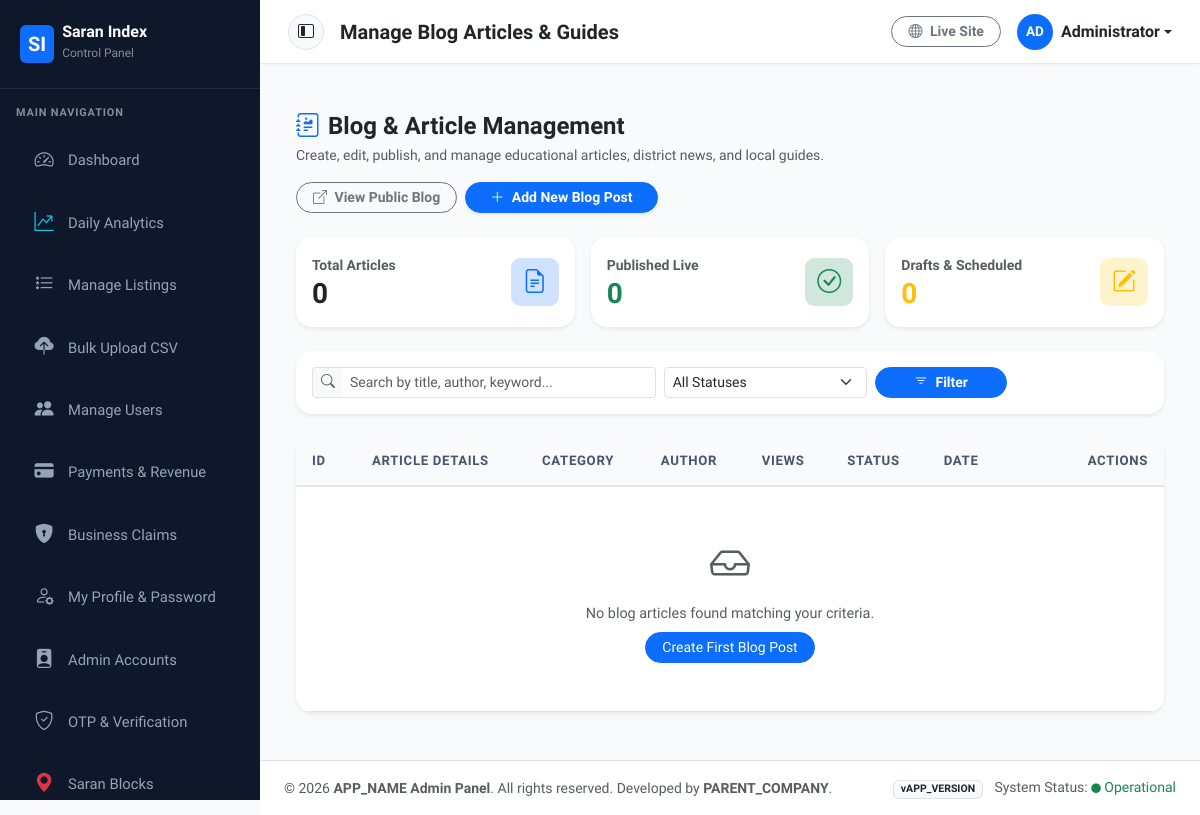
The app's page /admin/blogs.php (signed in), older data.
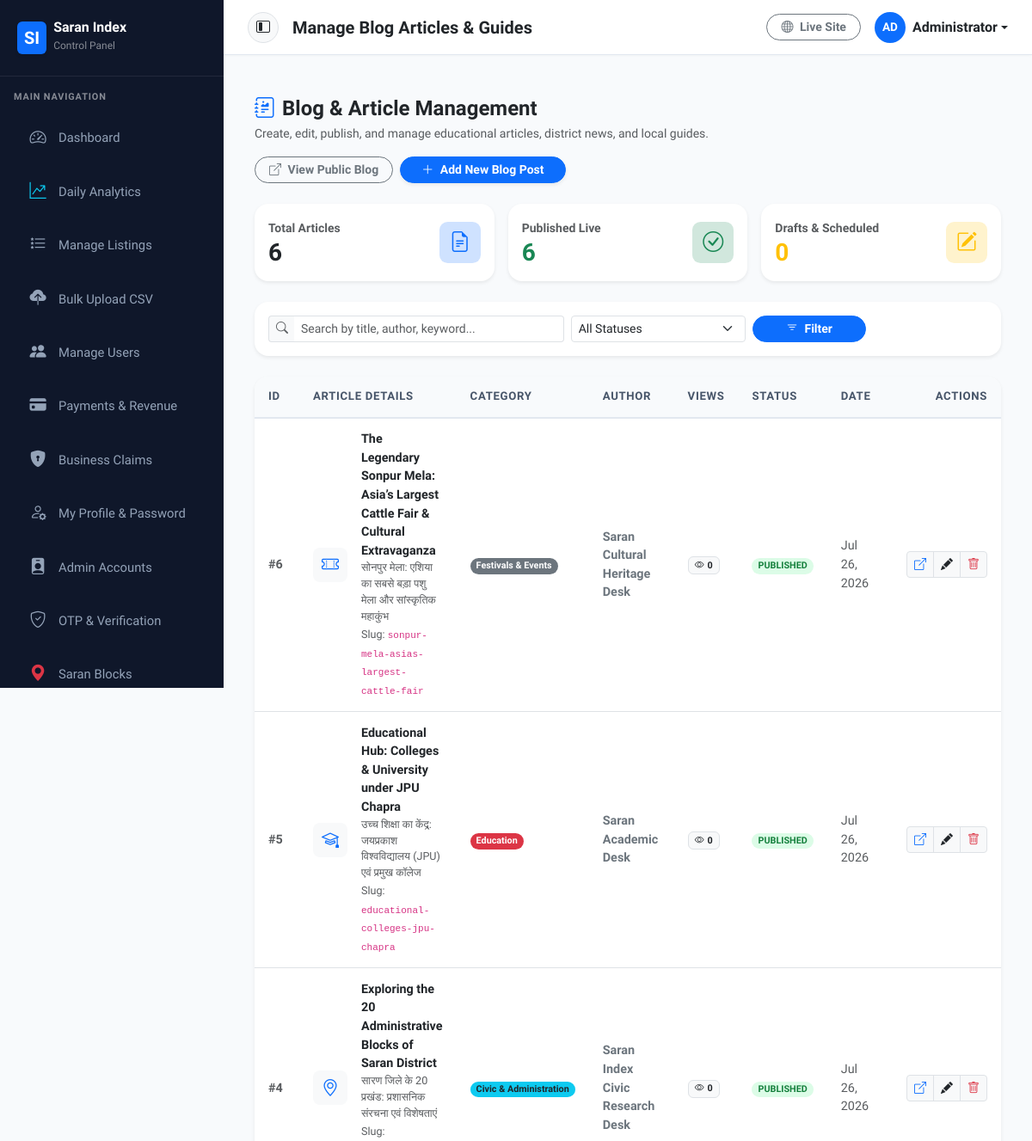
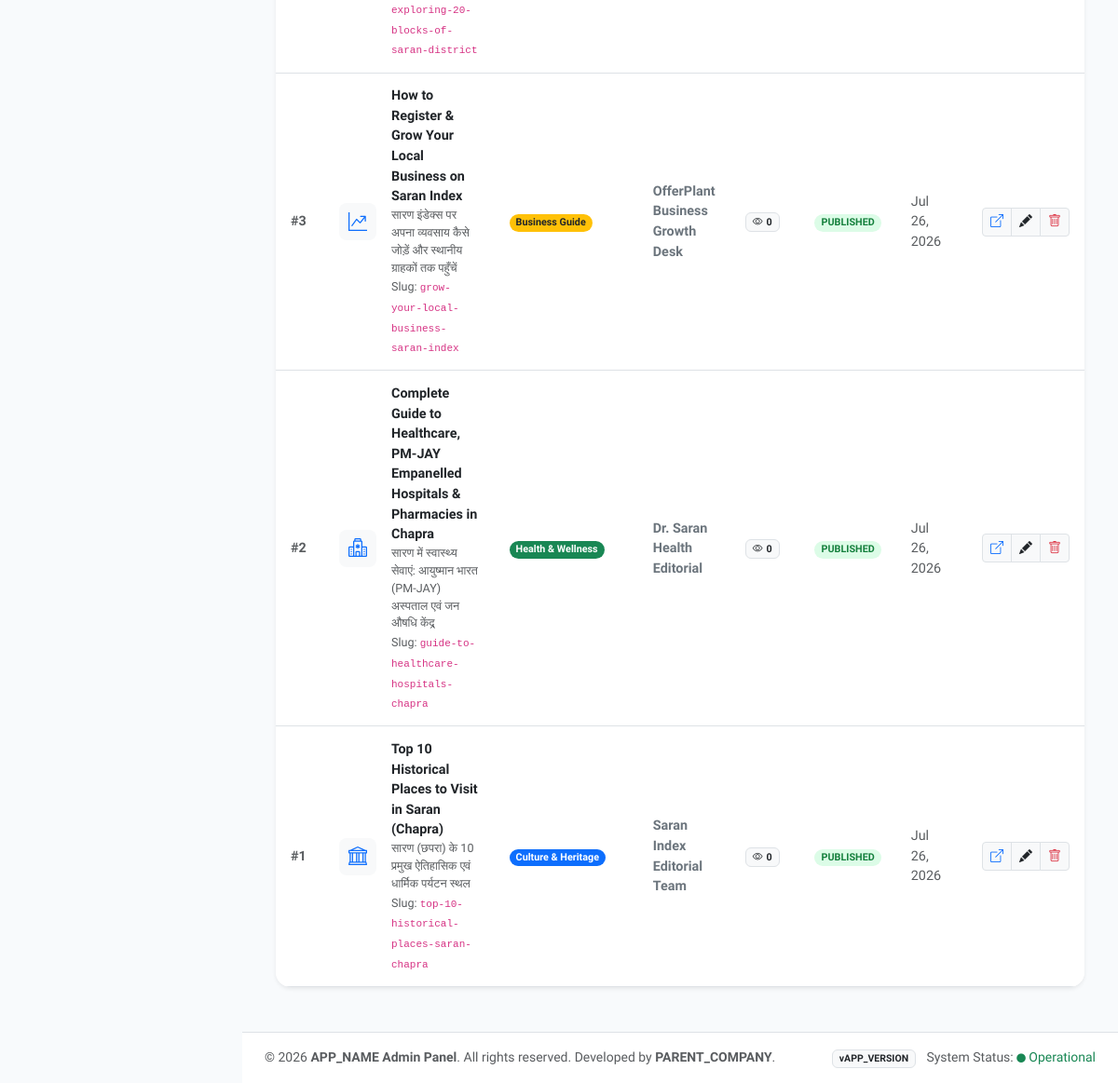
The same page, newer data (2 pictures, top to bottom).
### tables this page shows
CREATE TABLE IF NOT EXISTS `blogs` (
    `id` INT AUTO_INCREMENT PRIMARY KEY,
    `title` VARCHAR(255) NOT NULL,
    `title_hindi` VARCHAR(255) DEFAULT NULL,
    `slug` VARCHAR(255) NOT NULL UNIQUE,
    `category` VARCHAR(100) DEFAULT 'General',
    `category_hindi` VARCHAR(100) DEFAULT NULL,
    `summary` TEXT DEFAULT NULL,
    `summary_hindi` TEXT DEFAULT NULL,
    `content` LONGTEXT DEFAULT NULL,
    `content_hindi` LONGTEXT DEFAULT NULL,
    `author` VARCHAR(100) DEFAULT 'Saran Index Editorial',
    `featured_image` VARCHAR(255) DEFAULT NULL,
    `icon` VARCHAR(50) DEFAULT 'bi-journal-text',
    `badge_class` VARCHAR(100) DEFAULT 'bg-primary',
    `read_time` VARCHAR(50) DEFAULT '5 min read',
    `views` INT DEFAULT 0,
    `status` ENUM('PUBLISHED', 'DRAFT', 'ARCHIVED') DEFAULT 'PUBLISHED',
    `published_at` DATETIME DEFAULT CURRENT_TIMESTAMP,
    `created_at` DATETIME DEFAULT CURRENT_TIMESTAMP,
    `updated_at` DATETIME DEFAULT CURRENT_TIMESTAMP ON UPDATE CURRENT_TIMESTAMP,
    KEY `idx_blogs_status` (`status`),
    KEY `idx_blogs_slug` (`slug`),
    KEY `idx_blogs_category` (`category`)
);

### admin/blogs.php (the view, shortened to what the rows shown need)
<?php
require_once __DIR__ . '/includes/header.php';
$db = getDB();
$where = ["1=1"];
$params = [];
$where_sql = implode(' AND ', $where);
$blogs = [];
if ($db) {
    try {
        $stmt = $db->prepare("SELECT * FROM blogs WHERE {$where_sql} ORDER BY id DESC");
        $stmt->execute($params);
        $blogs = $stmt->fetchAll(PDO::FETCH_ASSOC);
    } catch (Exception $e) {
        $blogs = [];
    }
}
?>
<div class="container-fluid py-4">
    <div class="card border-0 shadow-sm rounded-4 overflow-hidden bg-white">
        <div class="table-responsive">
            <table class="table table-hover table-custom align-middle mb-0">
                <thead>
                    <tr>
                        <th style="width: 60px;">ID</th>
                        <th>Article Details</th>
                        <th>Category</th>
                        <th>Author</th>
                        <th>Views</th>
                        <th>Status</th>
                        <th>Date</th>
                        <th class="text-end" style="width: 160px;">Actions</th>
                    </tr>
                </thead>
                <tbody>
                    <?php if (empty($blogs)): ?>
                        <tr>
                            <td colspan="8" class="text-center py-5 text-muted">
                                <i class="bi bi-inbox fs-1 d-block mb-2"></i>
                                No blog articles found matching your criteria.
                                <div class="mt-2">
                                    <a href="blog_edit.php" class="btn btn-sm btn-primary rounded-pill px-3">Create First Blog Post</a>
                                </div>
                            </td>
                        </tr>
                    <?php else: ?>
                        <?php foreach ($blogs as $b): ?>
                            <tr>
                                <td class="fw-bold text-muted">#<?php echo $b['id']; ?></td>
                                <td>
                                    <div class="d-flex align-items-center">
                                        <div class="rounded-3 bg-light text-primary p-2 me-3 fs-5 flex-shrink-0" style="width: 40px; height: 40px; display: flex; align-items: center; justify-content: center;">
                                            <i class="bi <?php echo htmlspecialchars($b['icon'] ?? 'bi-file-text'); ?>"></i>
                                        </div>
                                        <div>
                                            <a href="blog_edit.php?id=<?php echo $b['id']; ?>" class="fw-bold text-dark text-decoration-none hover-text-primary d-block">
                                                <?php echo htmlspecialchars($b['title']); ?>
                                            </a>
                                            <?php if (!empty($b['title_hindi'])): ?>
                                                <small class="text-muted d-block"><?php echo htmlspecialchars($b['title_hindi']); ?></small>
                                            <?php endif; ?>
                                            <small class="text-muted">Slug: <code><?php echo htmlspecialchars($b['slug']); ?></code></small>
                                        </div>
                                    </div>
                                </td>
                                <td>
                                    <span class="badge <?php echo htmlspecialchars($b['badge_class'] ?? 'bg-primary'); ?> rounded-pill px-2.5 py-1">
                                        <?php echo htmlspecialchars($b['category'] ?? 'General'); ?>
                                    </span>
                                </td>
                                <td class="small text-secondary fw-semibold">
                                    <?php echo htmlspecialchars($b['author'] ?? 'Admin'); ?>
                                </td>
                                <td>
                                    <span class="badge bg-light text-dark border">
                                        <i class="bi bi-eye me-1"></i><?php echo intval($b['views']); ?>
                                    </span>
                                </td>
                                <td>
                                    <a href="blogs.php?action=toggle_status&id=<?php echo $b['id']; ?>" class="badge rounded-pill text-decoration-none <?php echo ($b['status'] === 'PUBLISHED') ? 'badge-status-active' : 'badge-status-pending'; ?> px-2.5 py-1.5" title="Click to toggle status">
                                        <?php echo htmlspecialchars($b['status']); ?>
                                    </a>
                                </td>
                                <td class="small text-muted">
                                    <?php echo date('M d, Y', strtotime($b['published_at'] ?? $b['created_at'])); ?>
                                </td>
                                <td class="text-end">
                                    <div class="btn-group btn-group-sm">
                                        <a href="../blog/post.php?slug=<?php echo urlencode($b['slug']); ?>" target="_blank" class="btn btn-light border text-primary" title="View Public Post">
                                            <i class="bi bi-box-arrow-up-right"></i>
                                        </a>
                                        <a href="blog_edit.php?id=<?php echo $b['id']; ?>" class="btn btn-light border text-dark" title="Edit Article">
                                            <i class="bi bi-pencil-fill"></i>
                                        </a>
                                        <a href="blogs.php?action=delete&id=<?php echo $b['id']; ?>" onclick="return confirm('Are you sure you want to delete this blog post?');" class="btn btn-light border text-danger" title="Delete Article">
                                            <i class="bi bi-trash"></i>
                                        </a>
                                    </div>
                                </td>
                            </tr>
                        <?php endforeach; ?>
                    <?php endif; ?>
                </tbody>
            </table>
        </div>
    </div>
</div>
<?php require_once __DIR__ . '/includes/footer.php'; ?>

Row changes from the older to the newer data that the page shows:
added blogs: id "6", title "The Legendary Sonpur Mela: Asia’s Largest Cattle Fair & Cultural Extravaganza", title_hindi "सोनपुर मेला: एशिया का सबसे बड़ा पशु मेला और सांस्कृतिक महाकुंभ", slug "sonpur-mela-asias-largest-cattle-fair", category "Festivals & Events", author "Saran Cultural Heritage Desk", views "0", status "PUBLISHED", published_at "Jul 26, 2026"
added blogs: id "5", title "Educational Hub: Colleges & University under JPU Chapra", title_hindi "उच्च शिक्षा का केंद्र: जयप्रकाश विश्वविद्यालय (JPU) एवं प्रमुख कॉलेज", slug "educational-colleges-jpu-chapra", category "Education", author "Saran Academic Desk", views "0", status "PUBLISHED", published_at "Jul 26, 2026"
added blogs: id "4", title "Exploring the 20 Administrative Blocks of Saran District", title_hindi "सारण जिले के 20 प्रखंड: प्रशासनिक संरचना एवं विशेषताएं", slug "exploring-20-blocks-of-saran-district", category "Civic & Administration", author "Saran Index Civic Research Desk", views "0", status "PUBLISHED", published_at "Jul 26, 2026"
added blogs: id "3", title "How to Register & Grow Your Local Business on Saran Index", title_hindi "सारण इंडेक्स पर अपना व्यवसाय कैसे जोड़ें और स्थानीय ग्राहकों तक पहुँचें", slug "grow-your-local-business-saran-index", category "Business Guide", author "OfferPlant Business Growth Desk", views "0", status "PUBLISHED", published_at "Jul 26, 2026"
added blogs: id "2", title "Complete Guide to Healthcare, PM-JAY Empanelled Hospitals & Pharmacies in Chapra", title_hindi "सारण में स्वास्थ्य सेवाएं: आयुष्मान भारत (PM-JAY) अस्पताल एवं जन औषधि केंद्र", slug "guide-to-healthcare-hospitals-chapra", category "Health & Wellness", author "Dr. Saran Health Editorial", views "0", status "PUBLISHED", published_at "Jul 26, 2026"
added blogs: id "1", title "Top 10 Historical Places to Visit in Saran (Chapra)", title_hindi "सारण (छपरा) के 10 प्रमुख ऐतिहासिक एवं धार्मिक पर्यटन स्थल", slug "top-10-historical-places-saran-chapra", category "Culture & Heritage", author "Saran Index Editorial Team", views "0", status "PUBLISHED", published_at "Jul 26, 2026"
Text that changed along with them:
$total_count: "0" → "6"
$published_count: "0" → "6"
text no longer shown: "No blog articles found matching your criteria. Create First Blog Post"
